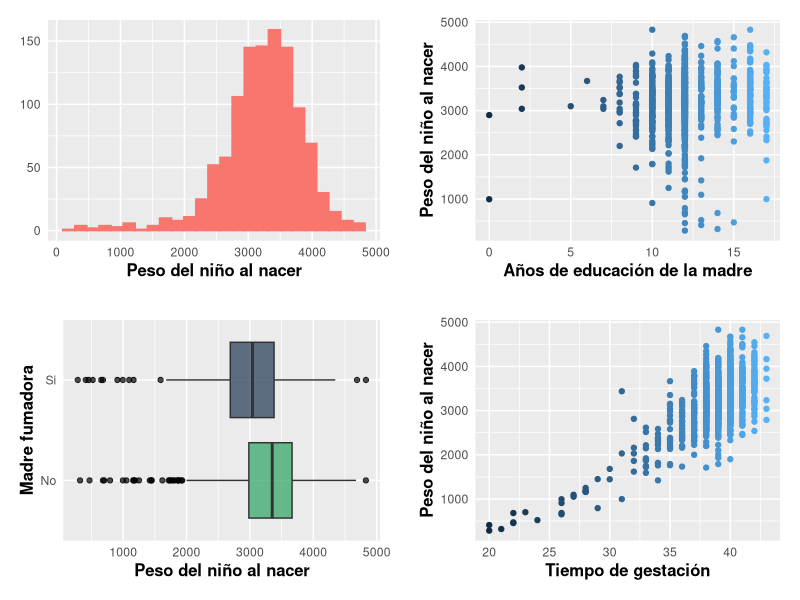
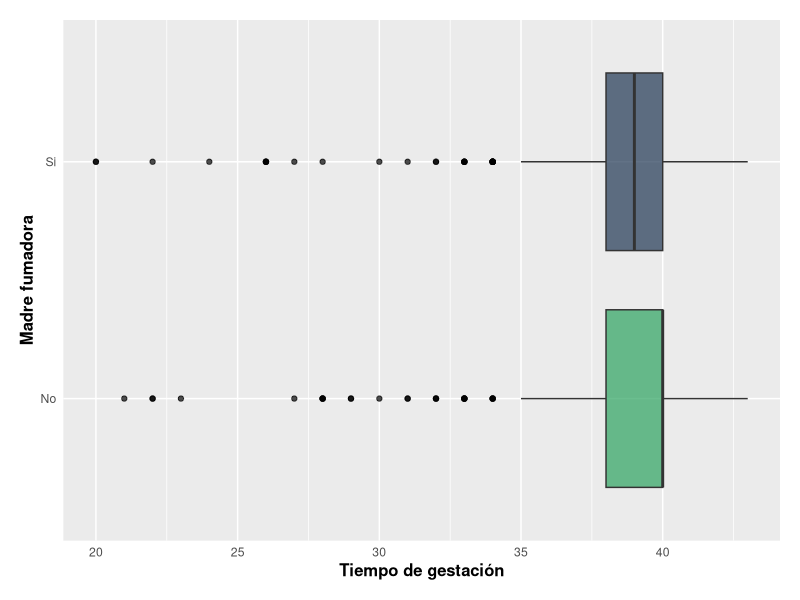
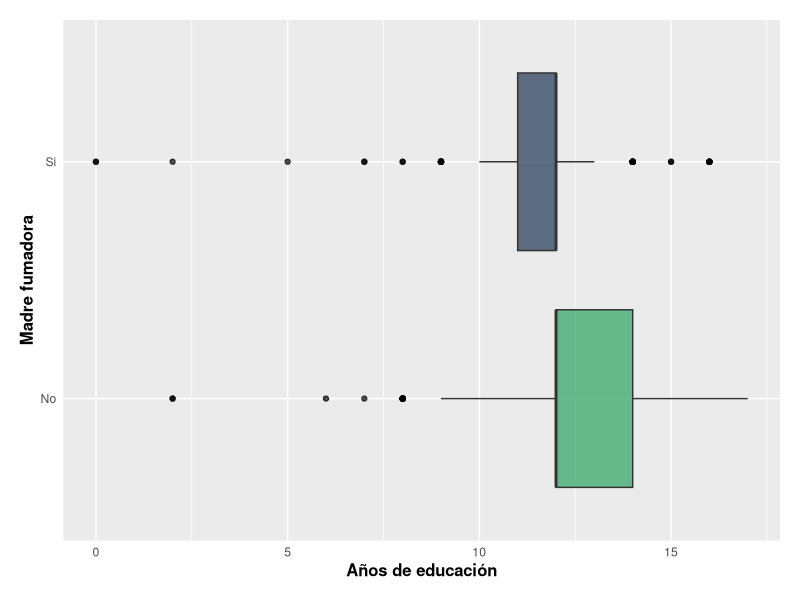

The R source for these figures, in order: (Note: this script raises an error after producing the figures.)
###############################
#### TRABAJO FINAL ML 2017 ####
###############################

library(dplyr)
library(ggplot2)
library(tseries) # jarque-bera's test (normality)
library(lmtest) # white's test (heteroskedasticity)
library(sampling)
library(boot) # LOOCV
library(cluster) # Clustering de regresores
library(leaps) # Best subset
library(glmnet) # Ridge and lasso

# Multiple plot function

# ggplot objects can be passed in ..., or to plotlist (as a list of ggplot objects)
# - cols:   Number of columns in layout
# - layout: A matrix specifying the layout. If present, 'cols' is ignored.

# If the layout is something like matrix(c(1,2,3,3), nrow=2, byrow=TRUE),
# then plot 1 will go in the upper left, 2 will go in the upper right, and
# 3 will go all the way across the bottom.

multiplot <- function(..., plotlist=NULL, file, cols=1, layout=NULL) {
   library(grid)
   
   # Make a list from the ... arguments and plotlist
   plots <- c(list(...), plotlist)
   
   numPlots = length(plots)
   
   # If layout is NULL, then use 'cols' to determine layout
   if (is.null(layout)) {
      # Make the panel
      # ncol: Number of columns of plots
      # nrow: Number of rows needed, calculated from # of cols
      layout <- matrix(seq(1, cols * ceiling(numPlots/cols)),
                       ncol = cols, nrow = ceiling(numPlots/cols))
   }
   
   if (numPlots==1) {
      print(plots[[1]])
      
   } else {
      # Set up the page
      grid.newpage()
      pushViewport(viewport(layout = grid.layout(nrow(layout), ncol(layout))))
      
      # Make each plot, in the correct location
      for (i in 1:numPlots) {
         # Get the i,j matrix positions of the regions that contain this subplot
         matchidx <- as.data.frame(which(layout == i, arr.ind = TRUE))
         
         print(plots[[i]], vp = viewport(layout.pos.row = matchidx$row,
                                         layout.pos.col = matchidx$col))
      }
   }
}

naci <- read.table("naci.txt",head=T,sep=",")
names(naci) <- c("educ","fuma","gest","peso")
naci$peso <- as.numeric(naci$peso)

##############################
#### Análisis descriptivo ####
##############################

sink(file="Análisis descriptivo.txt")
summary(naci)
group_by(naci, fuma) %>% 
      summarise(obs=n(), educ=round(mean(educ),2), gest=round(mean(gest),2),
                peso=round(mean(peso),2))
sink()

table(complete.cases(naci))

sink(file="correlaciones.txt")
dplyr::select(naci, peso, educ, gest) %>% cor()
sink()

p1 <- ggplot(naci, aes(x=peso, colour="red", fill="red")) + 
      geom_histogram(bins=25) +
      theme(text=element_text(family="sans"),
            legend.position="none",
            axis.ticks.x=element_blank(),
            axis.ticks.y=element_blank(),
            axis.title.x=element_text(face="bold", size=12),
            axis.title.y=element_blank(),
            plot.margin = unit(c(.5,.5,.5,.5), "cm")) +
      labs(x="Peso del niño al nacer")
      
p2 <- ggplot(naci, aes(x=fuma, y=peso)) +
      geom_boxplot(fill=c("#2ca25f","#1F3552"), alpha=0.7, 
                   outlier.colour="black",
                   outlier.fill="black") +
      theme(text=element_text(family="sans"),
            axis.ticks.x=element_blank(),
            axis.ticks.y=element_blank(),
            axis.title.x=element_text(face="bold", size=12),
            axis.title.y=element_text(face="bold", size=12),
            plot.margin = unit(c(.5,.5,.5,.5), "cm")) +
      coord_flip() +
      scale_x_discrete(labels=c("si"="Si","no"="No")) + 
      labs(x="Madre fumadora",y="Peso del niño al nacer")

p3 <- ggplot(naci, aes(x=educ, y=peso, colour=educ)) + 
      geom_point() + 
      theme(text=element_text(family="sans"),
            legend.position="none",
            axis.ticks.x=element_blank(),
            axis.ticks.y=element_blank(),
            axis.title.x=element_text(face="bold", size=12),
            axis.title.y=element_text(face="bold", size=12),
            plot.margin = unit(c(.5,.5,.5,.5), "cm")) +
      labs(x="Años de educación de la madre",y="Peso del niño al nacer")

p4 <- ggplot(naci, aes(x=gest, y=peso, colour=gest)) + 
      geom_point() + 
      theme(text=element_text(family="sans"),
            legend.position="none",
            axis.ticks.x=element_blank(),
            axis.ticks.y=element_blank(),
            axis.title.x=element_text(face="bold", size=12),
            axis.title.y=element_text(face="bold", size=12),
            plot.margin = unit(c(.5,.5,.5,.5), "cm")) +
      labs(x="Tiempo de gestación",y="Peso del niño al nacer")

pdf(file="Descripción de variables.pdf", width=9, height=6, title="Diagnnóstico Modelo 1")
multiplot(p1,p2,p3,p4, cols=2)
dev.off()

nofumapeso = naci %>% dplyr::filter(fuma == "no") %>% dplyr::select(peso) %>% unlist()
sifumapeso = naci %>% dplyr::filter(fuma == "si") %>% dplyr::select(peso) %>% unlist()

sink(file="Igualdad de media, fuma nofuma, peso")
t.test(x=nofumapeso, y=sifumapeso, alternative="two.sided")
sink()

pdf(file="Boxplot gest by fuma.pdf", width=9, height=6)
ggplot(naci, aes(x=fuma, y=gest)) +
      geom_boxplot(fill=c("#2ca25f","#1F3552"), alpha=0.7, 
                   outlier.colour="black",
                   outlier.fill="black") +
      theme(text=element_text(family="sans"),
            axis.ticks.x=element_blank(),
            axis.ticks.y=element_blank(),
            axis.title.x=element_text(face="bold", size=12),
            axis.title.y=element_text(face="bold", size=12),
            plot.margin = unit(c(.5,.5,.5,.5), "cm")) +
      coord_flip() +
      scale_x_discrete(labels=c("si"="Si","no"="No")) + 
      labs(x="Madre fumadora",y="Tiempo de gestación")
dev.off()

nofumagest = naci %>% dplyr::filter(fuma == "no") %>% dplyr::select(gest) %>% unlist()
sifumagest = naci %>% dplyr::filter(fuma == "si") %>% dplyr::select(gest) %>% unlist()

sink(file="Igualdad de media, fuma nofuma, gest")
t.test(x=nofumagest, y=sifumagest, alternative="two.sided")
sink()

pdf(file="Boxplot educ by fuma.pdf", width=9, height=6)
ggplot(naci, aes(x=fuma, y=educ)) +
      geom_boxplot(fill=c("#2ca25f","#1F3552"), alpha=0.7, 
                   outlier.colour="black",
                   outlier.fill="black") +
      theme(text=element_text(family="sans"),
            axis.ticks.x=element_blank(),
            axis.ticks.y=element_blank(),
            axis.title.x=element_text(face="bold", size=12),
            axis.title.y=element_text(face="bold", size=12),
            plot.margin = unit(c(.5,.5,.5,.5), "cm")) +
      coord_flip() +
      scale_x_discrete(labels=c("si"="Si","no"="No")) + 
      labs(x="Madre fumadora",y="Años de educación")
dev.off()

# Multicolinealidad

modelo <- peso~.
X <- model.matrix(modelo, data=naci)[,-1]

sink(file="kappa.txt")
kappa = sqrt(max(eigen(t(X)%*%X)$values) / min(eigen(t(X)%*%X)$values))
sink()

sink(file="FIV.txt")
diag(solve(cor(X)))
sink()

###############################
#### Estimación de Modelos ####
###############################

#### Estimación del modelo 1 ####

carpeta = "Modelo 1/"
mod = " modelo 1"
modelo = peso ~ .
fit <- summary(lm(modelo, data=naci))

sink(file=paste0(carpeta, mod, ".txt"))
fit
"AIC"
AIC(lm(modelo, data=naci))
"BIC"
BIC(lm(modelo, data=naci))
sink()

#### Diagnóstico modelo 1 ####

resi=fit$residuals
sresi=scale(fit$residuals)
fitted=fitted(lm(modelo,data=naci))

sink(file=paste0(carpeta, "Normalidad", mod, ".txt"))
shapiro.test(resi)
jarque.bera.test(resi)
sink()

# qq plot

pdf(file=paste0(carpeta, "Histograma residuos", mod, ".pdf"))
ggplot(naci, aes(x=resi)) +
      geom_histogram(bins=20) +
      theme(axis.title.y=element_blank(),
            axis.ticks.x=element_blank(),
            axis.ticks.y=element_blank(),
            axis.title.x=element_text(face="bold", size=12),
            plot.title=element_text(size=16, face="bold", hjust=0.5),
            plot.margin=unit(c(.5,.5,.5,.5), "cm")) +
      labs(x="Residuos")
dev.off()

p1 <- ggplot(naci, aes(x=fitted, y=sresi)) +
      geom_point(colour="dodgerblue", alpha=0.5) +
      geom_abline(intercept=mean(sresi), slope=0, color="red") +
      geom_abline(intercept=2, slope=0, color="red", linetype="dashed") +
      geom_abline(intercept=3, slope=0, color="red", linetype="dashed") +
      geom_abline(intercept=-2, slope=0, color="red", linetype="dashed") +
      geom_abline(intercept=-3, slope=0, color="red", linetype="dashed") +
      theme(text=element_text(family="sans"),
            axis.ticks.x=element_blank(),
            axis.ticks.y=element_blank(),
            axis.title.x=element_text(face="bold", size=12),
            axis.title.y=element_text(face="bold", size=12),
            plot.margin=unit(c(.5,.5,.5,.5), "cm")) +
      scale_y_continuous(breaks=c(-3,-2,0,2,3), labels=c(-3,-2,0,2,3)) +
      labs(x="Fitted", y="Standarized residuals")

p2 <- ggplot(naci, aes(x=fuma, y=sresi)) +
      geom_point(colour="dodgerblue", alpha=0.5) +
      geom_abline(intercept=mean(sresi), slope=0, color="red") +
      geom_abline(intercept=2, slope=0, color="red", linetype="dashed") +
      geom_abline(intercept=3, slope=0, color="red", linetype="dashed") +
      geom_abline(intercept=-2, slope=0, color="red", linetype="dashed") +
      geom_abline(intercept=-3, slope=0, color="red", linetype="dashed") +
      theme(text=element_text(family="sans"),
            axis.ticks.x=element_blank(),
            axis.ticks.y=element_blank(),
            axis.title.x=element_text(face="bold", size=12),
            axis.title.y=element_text(face="bold", size=12),
            plot.margin=unit(c(.5,.5,.5,.5), "cm")) +
      scale_x_discrete(labels=c("si"="Si","no"="No")) +
      scale_y_continuous(breaks=c(-3,-2,0,2,3), labels=c(-3,-2,0,2,3)) +
      labs(x="Fuma", y="Standarized residuals")

p3 <- ggplot(naci, aes(x=gest, y=sresi)) +
      geom_point(colour="dodgerblue", alpha=0.5) +
      geom_abline(intercept=mean(sresi), slope=0, color="red") +
      geom_abline(intercept=2, slope=0, color="red", linetype="dashed") +
      geom_abline(intercept=3, slope=0, color="red", linetype="dashed") +
      geom_abline(intercept=-2, slope=0, color="red", linetype="dashed") +
      geom_abline(intercept=-3, slope=0, color="red", linetype="dashed") +
      theme(text=element_text(family="sans"),
            axis.ticks.x=element_blank(),
            axis.ticks.y=element_blank(),
            axis.title.x=element_text(face="bold", size=12),
            axis.title.y=element_blank(),
            plot.margin=unit(c(.5,.5,.5,.5), "cm")) +
      scale_y_continuous(breaks=c(-3,-2,0,2,3), labels=c(-3,-2,0,2,3)) +
      labs(x="Tiempo de gestación")

p4 <- ggplot(naci, aes(x=educ, y=sresi)) +
      geom_point(colour="dodgerblue", alpha=0.5) +
      geom_abline(intercept=mean(sresi), slope=0, color="red") +
      geom_abline(intercept=2, slope=0, color="red", linetype="dashed") +
      geom_abline(intercept=3, slope=0, color="red", linetype="dashed") +
      geom_abline(intercept=-2, slope=0, color="red", linetype="dashed") +
      geom_abline(intercept=-3, slope=0, color="red", linetype="dashed") +
      theme(text=element_text(family="sans"),
            axis.ticks.x=element_blank(),
            axis.ticks.y=element_blank(),
            axis.title.x=element_text(face="bold", size=12),
            axis.title.y=element_blank(),
            plot.margin=unit(c(.5,.5,.5,.5), "cm")) +
      scale_y_continuous(breaks=c(-3,-2,0,2,3), labels=c(-3,-2,0,2,3)) +
      labs(x="Años de educación")

pdf(file=paste0(carpeta, "Diagnóstico", mod, ".pdf"), width=9, height=6)
multiplot(p1,p2,p3,p4, cols=2)
dev.off()

pdf(file=paste0(carpeta,"Autocorrelación", mod, ".pdf"), width=9, height=6)
ggplot(naci, aes(x=seq(1:dim(naci)[1]), y=sresi)) +
      geom_line(colour="dodgerblue", alpha=0.5) +
      geom_abline(intercept=mean(sresi), slope=0, color="red") +
      geom_abline(intercept=2, slope=0, color="red", linetype="dashed") +
      geom_abline(intercept=3, slope=0, color="red", linetype="dashed") +
      geom_abline(intercept=-2, slope=0, color="red", linetype="dashed") +
      geom_abline(intercept=-3, slope=0, color="red", linetype="dashed") +
      theme(text=element_text(family="sans"),
            axis.ticks.x=element_blank(),
            axis.ticks.y=element_blank(),
            axis.title.x=element_text(face="bold", size=12),
            axis.title.y=element_blank(),
            plot.margin=unit(c(.5,.5,.5,.5), "cm")) +
      scale_y_continuous(breaks=c(-3,-2,0,2,3), labels=c(-3,-2,0,2,3)) +
      labs(x="Observaciones")
dev.off()

pdf(file=paste0(carpeta, "Fitted vs peso", mod, ".pdf"), width=9, height=6)
ggplot(naci, aes(x=fitted, y=peso)) +
      geom_point(colour="dodgerblue", alpha=0.5) +
      theme(text=element_text(family="sans"),
            axis.ticks.x=element_blank(),
            axis.ticks.y=element_blank(),
            axis.title.x=element_text(face="bold", size=12),
            axis.title.y=element_text(face="bold", size=12),
            plot.margin=unit(c(.5,.5,.5,.5), "cm")) +
      labs(x="Fitted", y="Peso")
dev.off()

#### White's test modelo 1 ####

resi2=resi*resi
white <- summary(lm(resi2 ~ educ*gest + educ*fuma + fuma*gest + 
                          I(educ^2) + I(gest^2), data=naci))
lambda=white$r.squared*dim(naci)[1]
chi=qchisq(0.95, df=dim(white$coefficients)[1]-1)

sink(file=paste0(carpeta, "White test", mod, ".txt"))
white
print(c("lambda =", lambda))
print(c("chi = ", chi))
if(lambda > chi){
      print("Rechazo H0 => Hetero")
}else{
      print("No rechazo H0 => Homo")
}
sink()

#### CROSS VALIDATION modelo 1 ####

# LOOCV
glm.fit <- glm(modelo, data=naci)
cv.err.loocv <- cv.glm(data=naci, glmfit=glm.fit)
cv.err.loocv$delta[1]

# k fold CV
glm.fit <- glm(modelo, data=naci)
cv.err.kfold <- cv.glm(data=naci, glmfit=glm.fit, K=10)
cv.err.kfold$delta[1]

sink(file=paste0(carpeta, "Cross Validation", mod, ".txt"))
cv.err.loocv$delta[1]
cv.err.kfold$delta[1]
sink()

#### Estimación del modelo 2 ####

carpeta = "Modelo 2/"
mod = " modelo 2"
modelo = peso ~ educ + fuma + gest + I(gest^3)
fit <- summary(lm(modelo, data=naci))

sink(file=paste0(carpeta, mod, ".txt"))
fit
"AIC"
AIC(lm(modelo, data=naci))
"BIC"
BIC(lm(modelo, data=naci))
sink()

#### Diagnóstico modelo 2 ####

resi=fit$residuals
sresi=scale(fit$residuals)
fitted=fitted(lm(modelo,data=naci))

sink(file=paste0(carpeta, "Normalidad", mod, ".txt"))
shapiro.test(resi)
jarque.bera.test(resi)
sink()

# hacer qq plot

pdf(file=paste0(carpeta, "Histograma residuos", mod, ".pdf"))
ggplot(naci, aes(x=resi)) +
      geom_histogram(bins=20) +
      theme(axis.title.y=element_blank(),
            axis.ticks.x=element_blank(),
            axis.ticks.y=element_blank(),
            axis.title.x=element_text(face="bold", size=12),
            plot.title=element_text(size=16, face="bold", hjust=0.5),
            plot.margin=unit(c(.5,.5,.5,.5), "cm")) +
      labs(x="Residuos")
dev.off()

p1 <- ggplot(naci, aes(x=fitted, y=sresi)) +
      geom_point(colour="dodgerblue", alpha=0.5) +
      geom_abline(intercept=mean(sresi), slope=0, color="red") +
      geom_abline(intercept=2, slope=0, color="red", linetype="dashed") +
      geom_abline(intercept=3, slope=0, color="red", linetype="dashed") +
      geom_abline(intercept=-2, slope=0, color="red", linetype="dashed") +
      geom_abline(intercept=-3, slope=0, color="red", linetype="dashed") +
      theme(text=element_text(family="sans"),
            axis.ticks.x=element_blank(),
            axis.ticks.y=element_blank(),
            axis.title.x=element_text(face="bold", size=12),
            axis.title.y=element_text(face="bold", size=12),
            plot.margin=unit(c(.5,.5,.5,.5), "cm")) +
      scale_y_continuous(breaks=c(-3,-2,0,2,3), labels=c(-3,-2,0,2,3)) +
      labs(x="Fitted", y="Standarized residuals")

p2 <- ggplot(naci, aes(x=fuma, y=sresi)) +
      geom_point(colour="dodgerblue", alpha=0.5) +
      geom_abline(intercept=mean(sresi), slope=0, color="red") +
      geom_abline(intercept=2, slope=0, color="red", linetype="dashed") +
      geom_abline(intercept=3, slope=0, color="red", linetype="dashed") +
      geom_abline(intercept=-2, slope=0, color="red", linetype="dashed") +
      geom_abline(intercept=-3, slope=0, color="red", linetype="dashed") +
      theme(text=element_text(family="sans"),
            axis.ticks.x=element_blank(),
            axis.ticks.y=element_blank(),
            axis.title.x=element_text(face="bold", size=12),
            axis.title.y=element_text(face="bold", size=12),
            plot.margin=unit(c(.5,.5,.5,.5), "cm")) +
      scale_x_discrete(labels=c("si"="Si","no"="No")) +
      scale_y_continuous(breaks=c(-3,-2,0,2,3), labels=c(-3,-2,0,2,3)) +
      labs(x="Fuma", y="Standarized residuals")

p3 <- ggplot(naci, aes(x=gest, y=sresi)) +
      geom_point(colour="dodgerblue", alpha=0.5) +
      geom_abline(intercept=mean(sresi), slope=0, color="red") +
      geom_abline(intercept=2, slope=0, color="red", linetype="dashed") +
      geom_abline(intercept=3, slope=0, color="red", linetype="dashed") +
      geom_abline(intercept=-2, slope=0, color="red", linetype="dashed") +
      geom_abline(intercept=-3, slope=0, color="red", linetype="dashed") +
      theme(text=element_text(family="sans"),
            axis.ticks.x=element_blank(),
            axis.ticks.y=element_blank(),
            axis.title.x=element_text(face="bold", size=12),
            axis.title.y=element_blank(),
            plot.margin=unit(c(.5,.5,.5,.5), "cm")) +
      scale_y_continuous(breaks=c(-3,-2,0,2,3), labels=c(-3,-2,0,2,3)) +
      labs(x="Tiempo de gestación")

p4 <- ggplot(naci, aes(x=educ, y=sresi)) +
      geom_point(colour="dodgerblue", alpha=0.5) +
      geom_abline(intercept=mean(sresi), slope=0, color="red") +
      geom_abline(intercept=2, slope=0, color="red", linetype="dashed") +
      geom_abline(intercept=3, slope=0, color="red", linetype="dashed") +
      geom_abline(intercept=-2, slope=0, color="red", linetype="dashed") +
      geom_abline(intercept=-3, slope=0, color="red", linetype="dashed") +
      theme(text=element_text(family="sans"),
            axis.ticks.x=element_blank(),
            axis.ticks.y=element_blank(),
            axis.title.x=element_text(face="bold", size=12),
            axis.title.y=element_blank(),
            plot.margin=unit(c(.5,.5,.5,.5), "cm")) +
      scale_y_continuous(breaks=c(-3,-2,0,2,3), labels=c(-3,-2,0,2,3)) +
      labs(x="Años de educación")

pdf(file=paste0(carpeta, "Diagnóstico", mod, ".pdf"), width=9, height=6)
multiplot(p1,p2,p3,p4, cols=2)
dev.off()

pdf(file=paste0(carpeta,"Autocorrelación", mod, ".pdf"), width=9, height=6)
ggplot(naci, aes(x=seq(1:dim(naci)[1]), y=sresi)) +
      geom_line(colour="dodgerblue", alpha=0.5) +
      geom_abline(intercept=mean(sresi), slope=0, color="red") +
      geom_abline(intercept=2, slope=0, color="red", linetype="dashed") +
      geom_abline(intercept=3, slope=0, color="red", linetype="dashed") +
      geom_abline(intercept=-2, slope=0, color="red", linetype="dashed") +
      geom_abline(intercept=-3, slope=0, color="red", linetype="dashed") +
      theme(text=element_text(family="sans"),
            axis.ticks.x=element_blank(),
            axis.ticks.y=element_blank(),
            axis.title.x=element_text(face="bold", size=12),
            axis.title.y=element_blank(),
            plot.margin=unit(c(.5,.5,.5,.5), "cm")) +
      scale_y_continuous(breaks=c(-3,-2,0,2,3), labels=c(-3,-2,0,2,3)) +
      labs(x="Observaciones")
dev.off()

pdf(file=paste0(carpeta, "Fitted vs peso", mod, ".pdf"), width=9, height=6)
ggplot(naci, aes(x=fitted, y=peso)) +
      geom_point(colour="dodgerblue", alpha=0.5) +
      theme(text=element_text(family="sans"),
            axis.ticks.x=element_blank(),
            axis.ticks.y=element_blank(),
            axis.title.x=element_text(face="bold", size=12),
            axis.title.y=element_text(face="bold", size=12),
            plot.margin=unit(c(.5,.5,.5,.5), "cm")) +
      labs(x="Fitted", y="Peso")
dev.off()

pdf(file=paste0(carpeta, "Cook's distance", mod, ".pdf"), width=9, height=6)
par(oma=c(1,1,1,1))
plot(lm(modelo, data=naci), which=4, pch=16, col="darkgreen")
dev.off()

pdf(file=paste0(carpeta, "resi vs lev", mod, ".pdf"), width=9, height=6)
par(oma=c(1,1,1,1))
plot(lm(modelo, data=naci), which=5, pch=16, col="darkgreen")
dev.off()

pdf(file=paste0(carpeta, "cook vs lv", mod, ".pdf"), width=9, height=6)
par(oma=c(1,1,1,1))
plot(lm(modelo, data=naci), which=6, pch=16, col="darkgreen")
dev.off()

regresores <- dplyr::select(naci, fuma, gest, educ)
agnes_sl <- agnes(regresores, metric="euclidean", stand=TRUE, method="single")

pdf(file=paste0(carpeta, "agnes", mod, ".pdf"), width=9, height=6)
par(oma=c(1,1,1,1))
plot(agnes_sl, which=2, nmax.lab=50, main="Single Linkage (dist: euclidean)", xlab=NA, cex.main=2)
dev.off()


#### White's test modelo 2 ####

resi2=resi*resi
white <- summary(lm(resi2 ~ educ*gest + educ*fuma + educ*I(gest^3) +
                          gest*fuma + gest*I(gest^3) + fuma*I(gest^3) +
                          I(educ^2) + I(gest^2) + I(I(gest^3)^2), 
                    data=naci))
lambda=white$r.squared*dim(naci)[1]
chi=qchisq(0.95, df=dim(white$coefficients)[1]-1)

sink(file=paste0(carpeta, "White test", mod, ".txt"))
white
print(c("lambda =", lambda))
print(c("chi = ", chi))
if(lambda > chi){
      print("Rechazo H0 => Hetero")
}else{
      print("No rechazo H0 => Homo")
}
sink()

#### CROSS VALIDATION modelo 2 ####

# LOOCV
glm.fit <- glm(modelo, data=naci)
cv.err.loocv <- cv.glm(data=naci, glmfit=glm.fit)
cv.err.loocv$delta[1]

# k fold CV
glm.fit <- glm(modelo, data=naci)
cv.err.kfold <- cv.glm(data=naci, glmfit=glm.fit, K=10)
cv.err.kfold$delta[1]

sink(file=paste0(carpeta, "Cross Validation", mod, ".txt"))
cv.err.loocv$delta[1]
cv.err.kfold$delta[1]
sink()

#### BEST SUBSET SELECTION modelo 2 ####

regfit.full <- regsubsets(modelo, naci)
reg.sum <- summary(regfit.full)

X11(15,15)
par(mfrow=c(2,2), oma=c(1,1,1,1))
plot(reg.sum$rss, xlab=NA, ylab=" RSS", type="l")
plot(reg.sum$adjr2, xlab=NA, ylab=" Adjusted RSq", type="l")
points(which.max (reg.sum$adjr2), reg.sum$adjr2[which.max (reg.sum$adjr2)], col="red", cex=2, pch=20)
plot(reg.sum$cp, xlab="Number of Variables", ylab="Cp", type="l")
points(which.min(reg.sum$cp), reg.sum$cp[which.min(reg.sum$cp)], col="red", cex=2, pch=20)
plot(reg.sum$bic, xlab="Number of Variables", ylab="BIC", type="l")
points(which.min(reg.sum$bic), reg.sum$bic[which.min(reg.sum$bic)], col="red", cex=2, pch=20)

X11(15,15)
par(mfrow=c(2,2))
plot(regfit.full, scale="r2")
plot(regfit.full, scale="adjr2")
plot(regfit.full, scale="Cp")
plot(regfit.full, scale="bic")

coef(regfit.full, which.max(reg.sum$adjr2))
coef(regfit.full, which.min(reg.sum$cp))
coef(regfit.full, which.min(reg.sum$bic))

#### STEPWISE SELECTION modelo 2 ####

regfit.fwd <- regsubsets(modelo, data=naci, method="forward")
summary(regfit.fwd)

coef(regfit.fwd, which.max(summary(regfit.fwd)$adjr2))
coef(regfit.fwd, which.min(summary(regfit.fwd)$cp))
coef(regfit.fwd, which.min(summary(regfit.fwd)$bic))

regfit.bwd <- regsubsets(modelo, data=naci, method="backward")
summary(regfit.bwd)

coef(regfit.fwd, which.max(summary(regfit.bwd)$adjr2))
coef(regfit.fwd, which.min(summary(regfit.bwd)$cp))
coef(regfit.fwd, which.min(summary(regfit.bwd)$bic))

#### STEPWISE CROSS-VALIDATION AND VALIDATION SET modelo 2 ####

set.seed(100)
train <- sample(c(T,F), nrow(naci), rep=T)
test <- (!train)

regfit <- regsubsets(modelo, naci[train,])
test.mat <- model.matrix(modelo, data=naci[test,])
val.errors <- rep(NA, length(attr(attr(model.frame(modelo, naci), "terms"),"term.labels")))
for(i in 1:length(attr(attr(model.frame(modelo, naci), "terms"),"term.labels"))){
      coefi <- coef(regfit, id=i)
      pred <- test.mat[,names(coefi)] %*% coefi
      val.errors[i] <- mean((naci$peso[test]-pred)^2)
}
val.errors
which.min(val.errors)
coef(object=regsubsets(modelo, data=naci), id=which.min(val.errors))


k=10
set.seed(100)
folds <- sample(1:k, nrow(naci), replace=TRUE)
cv.errors <- matrix(NA, k, length(attr(attr(model.frame(modelo, naci), "terms"),"term.labels")), dimnames=list(NULL, paste(1:length(attr(attr(model.frame(modelo, naci), "terms"),"term.labels")))))
for(j in 1:k){
      best.fit <- regsubsets(modelo, data=naci[folds!=j,], nvmax=length(attr(attr(model.frame(modelo, naci), "terms"),"term.labels")))
      for(i in 1:length(attr(attr(model.frame(modelo, naci), "terms"),"term.labels"))){
            coefi <- coef(best.fit, id=i)
            pred <- test.mat[,names(coefi)] %*% coefi
            cv.errors[j,i] <- mean((naci$peso[test]-pred)^2)
      }
}
cv.errors

mean.cv.errors <- apply(cv.errors, 2, mean)

X11(15,15)
par(oma=c(1,1,1,1))
plot(mean.cv.errors, type="b", col="red", pch=20)

coef(regsubsets(modelo, data=naci), which.min(mean.cv.errors))


#### RIDGE AND LASSO modelo 2 ####

y <- naci$peso
x <- model.matrix(modelo, data=naci)[,-1]

# Ridge
grid <- 10^seq(10, -2, length=100)
ridge.mod <- glmnet(x, y, alpha=0, lambda=grid)

# write.csv(t(as.matrix(coef(ridge.mod))), file=paste0(carpeta, "Ridge coefs", mod, ".csv"))

predict(ridge.mod, s=50, type="coefficients")

# Cross-validation
set.seed(100)
train <- sample(1:nrow(x), nrow(x)/2)
test <- (-train)
y.test <- y[test]
ridge.mod <- glmnet(x[train,], y[train], alpha=0, lambda=grid, thresh=1e-12)
ridge.pred <- predict(ridge.mod, s=4, newx=x[test,])
mean((ridge.pred-y.test)^2)

# Cross-validating lambda

set.seed(100)
cv.out <- glmnet::cv.glmnet(x[train,], y[train], alpha=0)

X11(15,15)
plot(cv.out)

bestlam <- cv.out$lambda.min
ridge.pred <- predict(ridge.mod, s=bestlam, newx=x[test,])
mean((ridge.pred-y.test)^2)

out <- glmnet(x, y, alpha=0)
predict(out, type="coefficients", s=bestlam)

# Lasso
lasso.mod <- glmnet(x[train,], y[train], alpha=1, lambda=grid)

plot(lasso.mod)

set.seed(100)
cv.out <- glmnet::cv.glmnet(x[train,], y[train], alpha=1)

plot(cv.out)

bestlam <- cv.out$lambda.min
lasso.pred <- predict(lasso.mod, s=bestlam, newx=x[test,])
mean((lasso.pred-y.test)^2)

out <- glmnet(x, y, alpha=1, lambda=grid)
lasso.coef <- predict(out, type="coefficients", s=bestlam)
lasso.coef

#### Dfbetas, dffitts, cooks modelo 2 ####

influ <- influence.measures(lm(modelo, naci))
write.csv(influ[[1]], file="Modelo 2/influ2.csv")

#### Estimaci?n del modelo 3 ####

carpeta = "Modelo 3/"
mod = " modelo 3"
modelo = peso ~ educ + gest + gest:fuma
fit <- summary(lm(modelo, data=naci))

sink(file=paste0(carpeta, mod, ".txt"))
fit
AIC(lm(modelo, data=naci))
BIC(lm(modelo, data=naci))
sink()

#### Diagnóstico modelo 3 ####

resi=fit$residuals
sresi=scale(fit$residuals)
fitted=fitted(lm(modelo,data=naci))

sink(file=paste0(carpeta, "Normalidad", mod, ".txt"))
shapiro.test(resi)
jarque.bera.test(resi)
sink()

# qq plot

pdf(file=paste0(carpeta, "Histograma residuos", mod, ".pdf"))
ggplot(naci, aes(x=resi)) +
      geom_histogram(bins=20) +
      theme(axis.title.y=element_blank(),
            axis.ticks.x=element_blank(),
            axis.ticks.y=element_blank(),
            axis.title.x=element_text(face="bold", size=12),
            plot.title=element_text(size=16, face="bold", hjust=0.5),
            plot.margin=unit(c(.5,.5,.5,.5), "cm")) +
      labs(x="Residuos")
dev.off()

p1 <- ggplot(naci, aes(x=fitted, y=sresi)) +
      geom_point(colour="dodgerblue", alpha=0.5) +
      geom_abline(intercept=mean(sresi), slope=0, color="red") +
      geom_abline(intercept=2, slope=0, color="red", linetype="dashed") +
      geom_abline(intercept=3, slope=0, color="red", linetype="dashed") +
      geom_abline(intercept=-2, slope=0, color="red", linetype="dashed") +
      geom_abline(intercept=-3, slope=0, color="red", linetype="dashed") +
      theme(text=element_text(family="sans"),
            axis.ticks.x=element_blank(),
            axis.ticks.y=element_blank(),
            axis.title.x=element_text(face="bold", size=12),
            axis.title.y=element_text(face="bold", size=12),
            plot.margin=unit(c(.5,.5,.5,.5), "cm")) +
      scale_y_continuous(breaks=c(-3,-2,0,2,3), labels=c(-3,-2,0,2,3)) +
      labs(x="Fitted", y="Standarized residuals")

p2 <- ggplot(naci, aes(x=fuma, y=sresi)) +
      geom_point(colour="dodgerblue", alpha=0.5) +
      geom_abline(intercept=mean(sresi), slope=0, color="red") +
      geom_abline(intercept=2, slope=0, color="red", linetype="dashed") +
      geom_abline(intercept=3, slope=0, color="red", linetype="dashed") +
      geom_abline(intercept=-2, slope=0, color="red", linetype="dashed") +
      geom_abline(intercept=-3, slope=0, color="red", linetype="dashed") +
      theme(text=element_text(family="sans"),
            axis.ticks.x=element_blank(),
            axis.ticks.y=element_blank(),
            axis.title.x=element_text(face="bold", size=12),
            axis.title.y=element_text(face="bold", size=12),
            plot.margin=unit(c(.5,.5,.5,.5), "cm")) +
      scale_x_discrete(labels=c("si"="Si","no"="No")) +
      scale_y_continuous(breaks=c(-3,-2,0,2,3), labels=c(-3,-2,0,2,3)) +
      labs(x="Fuma", y="Standarized residuals")

p3 <- ggplot(naci, aes(x=gest, y=sresi)) +
      geom_point(colour="dodgerblue", alpha=0.5) +
      geom_abline(intercept=mean(sresi), slope=0, color="red") +
      geom_abline(intercept=2, slope=0, color="red", linetype="dashed") +
      geom_abline(intercept=3, slope=0, color="red", linetype="dashed") +
      geom_abline(intercept=-2, slope=0, color="red", linetype="dashed") +
      geom_abline(intercept=-3, slope=0, color="red", linetype="dashed") +
      theme(text=element_text(family="sans"),
            axis.ticks.x=element_blank(),
            axis.ticks.y=element_blank(),
            axis.title.x=element_text(face="bold", size=12),
            axis.title.y=element_blank(),
            plot.margin=unit(c(.5,.5,.5,.5), "cm")) +
      scale_y_continuous(breaks=c(-3,-2,0,2,3), labels=c(-3,-2,0,2,3)) +
      labs(x="Tiempo de gestación")

p4 <- ggplot(naci, aes(x=educ, y=sresi)) +
      geom_point(colour="dodgerblue", alpha=0.5) +
      geom_abline(intercept=mean(sresi), slope=0, color="red") +
      geom_abline(intercept=2, slope=0, color="red", linetype="dashed") +
      geom_abline(intercept=3, slope=0, color="red", linetype="dashed") +
      geom_abline(intercept=-2, slope=0, color="red", linetype="dashed") +
      geom_abline(intercept=-3, slope=0, color="red", linetype="dashed") +
      theme(text=element_text(family="sans"),
            axis.ticks.x=element_blank(),
            axis.ticks.y=element_blank(),
            axis.title.x=element_text(face="bold", size=12),
            axis.title.y=element_blank(),
            plot.margin=unit(c(.5,.5,.5,.5), "cm")) +
      scale_y_continuous(breaks=c(-3,-2,0,2,3), labels=c(-3,-2,0,2,3)) +
      labs(x="Años de educación")

pdf(file=paste0(carpeta, "Diagnóstico", mod, ".pdf"), width=9, height=6)
multiplot(p1,p2,p3,p4, cols=2)
dev.off()

pdf(file=paste0(carpeta,"Autocorrelación", mod, ".pdf"), width=9, height=6)
ggplot(naci, aes(x=seq(1:dim(naci)[1]), y=sresi)) +
      geom_line(colour="dodgerblue", alpha=0.5) +
      geom_abline(intercept=mean(sresi), slope=0, color="red") +
      geom_abline(intercept=2, slope=0, color="red", linetype="dashed") +
      geom_abline(intercept=3, slope=0, color="red", linetype="dashed") +
      geom_abline(intercept=-2, slope=0, color="red", linetype="dashed") +
      geom_abline(intercept=-3, slope=0, color="red", linetype="dashed") +
      theme(text=element_text(family="sans"),
            axis.ticks.x=element_blank(),
            axis.ticks.y=element_blank(),
            axis.title.x=element_text(face="bold", size=12),
            axis.title.y=element_blank(),
            plot.margin=unit(c(.5,.5,.5,.5), "cm")) +
      scale_y_continuous(breaks=c(-3,-2,0,2,3), labels=c(-3,-2,0,2,3)) +
      labs(x="Observaciones")
dev.off()

pdf(file=paste0(carpeta, "Fitted vs peso", mod, ".pdf"), width=9, height=6)
ggplot(naci, aes(x=fitted, y=peso)) +
      geom_point(colour="dodgerblue", alpha=0.5) +
      theme(text=element_text(family="sans"),
            axis.ticks.x=element_blank(),
            axis.ticks.y=element_blank(),
            axis.title.x=element_text(face="bold", size=12),
            axis.title.y=element_text(face="bold", size=12),
            plot.margin=unit(c(.5,.5,.5,.5), "cm")) +
      labs(x="Fitted", y="Peso")
dev.off()


#### White's test modelo 3 ####

resi2=resi*resi
white <- summary(lm(resi2 ~ educ + gest + educ:gest + I(educ^2) + 
                          I(gest^2) + gest:fuma + I(gest^2):fuma,
                    data=naci))
lambda=white$r.squared*dim(naci)[1]
chi=qchisq(0.95, df=dim(white$coefficients)[1]-1)

sink(file=paste0(carpeta, "White test", mod, ".txt"))
white
print(c("lambda =", lambda))
print(c("chi = ", chi))
if(lambda > chi){
      print("Rechazo H0 => Hetero")
}else{
      print("No rechazo H0 => Homo")
}
sink()

#### CROSS VALIDATION modelo 3 ####

# LOOCV
glm.fit <- glm(modelo, data=naci)
cv.err.loocv <- cv.glm(data=naci, glmfit=glm.fit)
cv.err.loocv$delta[1]

# k fold CV
glm.fit <- glm(modelo, data=naci)
cv.err.kfold <- cv.glm(data=naci, glmfit=glm.fit, K=10)
cv.err.kfold$delta[1]

sink(file=paste0(carpeta, "Cross Validation", mod, ".txt"))
cv.err.loocv$delta[1]
cv.err.kfold$delta[1]
sink()

#### ANOVA ####

anova(lm(peso ~ fuma + educ, data=naci))

#### OTROS MODELOS ####

# Polinomios de educación no significativos
summary(lm(peso~gest+fuma+poly(educ,2), data=naci))
summary(lm(peso~gest+fuma+poly(educ,3), data=naci))
summary(lm(peso~gest+fuma+educ+I(educ^3), data=naci))

# Polinomios de gestación no significativos
summary(lm(peso~educ+fuma+poly(gest,2), data=naci))
summary(lm(peso~educ+fuma+poly(gest,3), data=naci))

# Polinomios de educación gestación no significativos
summary(lm(peso ~ poly(educ, 2) + fuma + poly(gest, 2), data=naci))

# Interacción de fuma y gestación
summary(lm(peso ~ educ + fuma + gest:fuma, data=naci))
summary(lm(peso ~ educ + gest + fuma + gest:fuma, data=naci))
summary(lm(peso ~ educ + gest:fuma, data=naci))

###############################
#### FIN DE LA PROGRAMCIÓN ####
###############################
